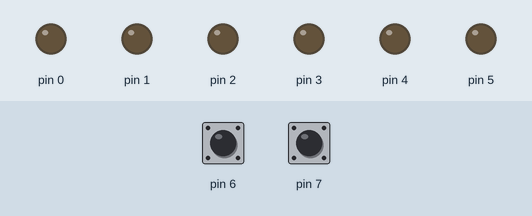
Recording of a sketch running on a simulated Arduino Uno, built with avr-gcc and run on an emulated ATmega328P. Parts: output pins drawn as LEDs (lit = HIGH). The inputs (shaded band) are chosen by the test bench; at power-on: pin 6 HIGH, pin 7 HIGH.

Above: at 1.2 s.
1.3 s: pin 6 pulled LOW for 0.15 s
At 2.5 s:
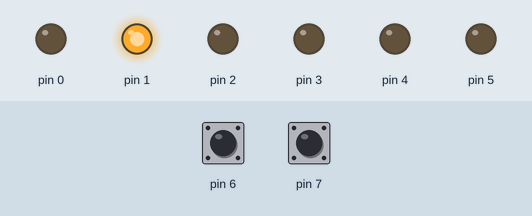
2.9 s: pin 6 pulled LOW for 1 s
At 3.9 s:
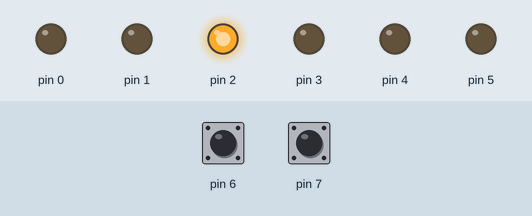
5.4 s: pin 6 pulled LOW for 0.15 s
At 5.8 s:
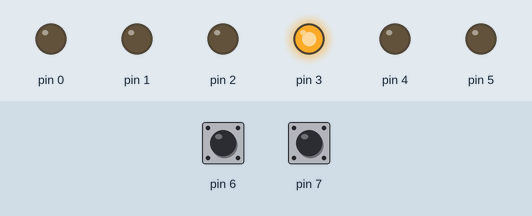
7.0 s: pin 6 pulled LOW for 3.2 s
At 8.3 s:
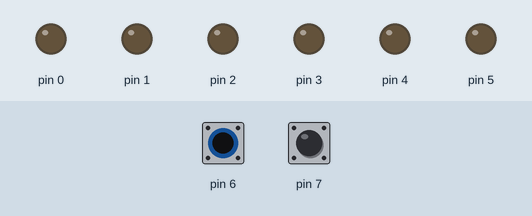
Timing chart, 0 to 10.0 s (numbered marks = the images above; inputs shaded):
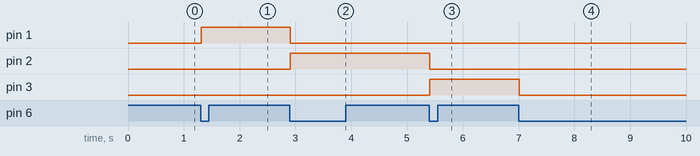

The sketch:

Lab02Zad04.ino
```cpp
bool diodeOn;
bool switchState;
bool oldSwitchState;
bool diodeOn2;
bool switchState2;
bool oldSwitchState2;
int counter =0;

void setup()
{
  	DDRD = B00111111;
  	PORTD = B11000000;
}

void loop()
{

  switchState = bitRead(PIND, 6);

  switchState2 = bitRead(PIND, 7);

if (oldSwitchState != switchState) {

    oldSwitchState = switchState;
    delay(10);
    switchState = bitRead(PIND, 6);
    if(!switchState) {
     // obsługa zbocza malejacego
      diodeOn = !diodeOn;
      counter++;
    }
    else {
      //obsluga zbocza rosnacego
    }
}
  switchState2 = bitRead(PIND, 7);
  if (oldSwitchState2 != switchState2) {

    oldSwitchState2 = switchState2;
    delay(10);
    switchState2 = bitRead(PIND, 7);
    if(!switchState2) {
     // obsługa zbocza malejacego
      diodeOn2 = !diodeOn2;
      counter = 0;
    }
    else {
      //obsluga zbocza rosnacego
    }
}
  if(!switchState2) {
    PORTD = B11000000;
  }
  if(!switchState && counter == 1) {
    PORTD = B11000010;
  }
  if(!switchState && counter == 2) {
   PORTD = B11000100;
  }
  if(!switchState && counter == 3) {
   PORTD = B11001000;
  }
  if(!switchState && counter == 4) {
    PORTD = B11000000;
    counter = 0;
  }
}
```

Measured:
- after the input at 1.3 s, pin 1: LOW → HIGH at once
- after the input at 2.9 s, pin 1: HIGH → LOW at once; pin 2: LOW → HIGH at once
- after the input at 5.4 s, pin 2: HIGH → LOW at once; pin 3: LOW → HIGH at once
- after the input at 7.0 s, pin 3: HIGH → LOW at once
